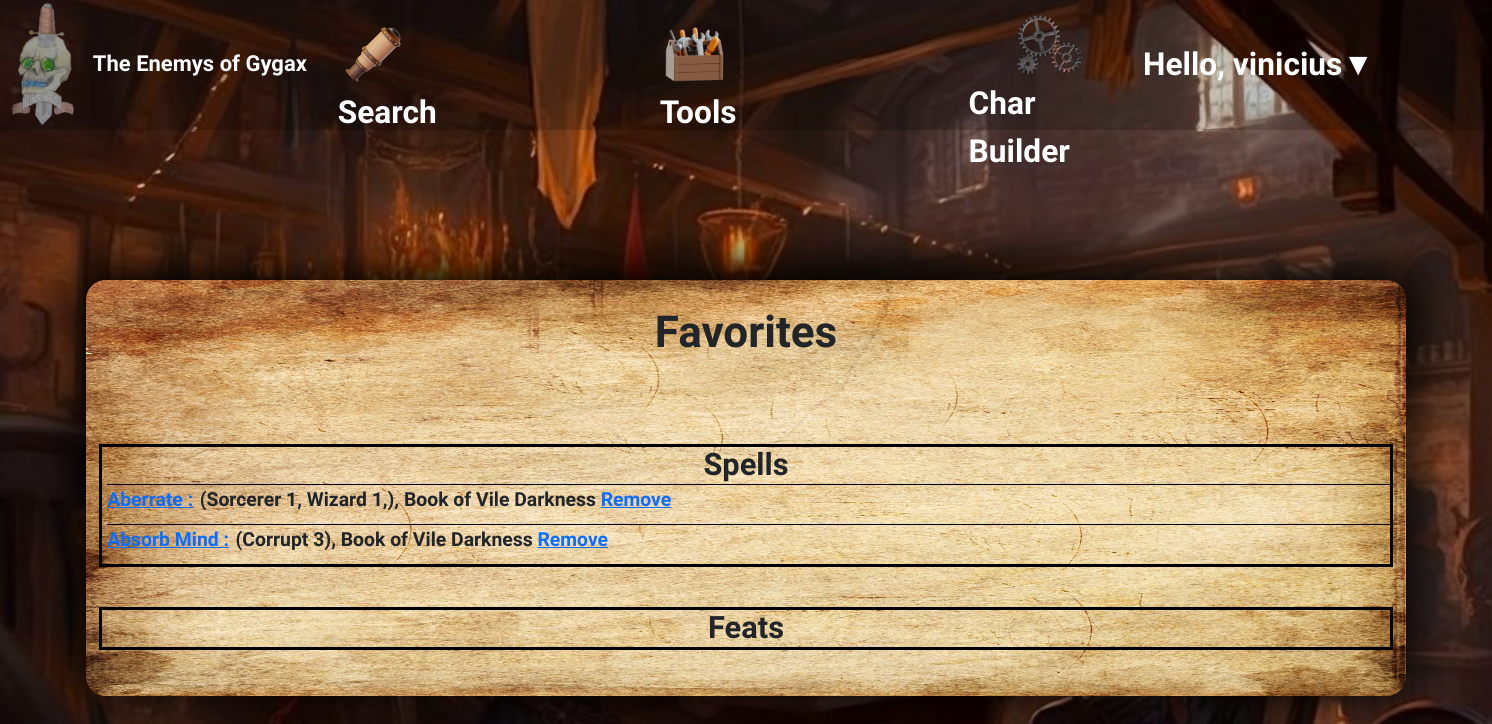
The app's page /favorites/ (signed in) with its own data.
### main/models.py (models this page shows, shortened)
class Spells(models.Model):
    name = models.CharField(max_length=50)
    Edition = models.CharField(max_length=5)
    handbook = models.CharField(max_length=50)
    school = models.CharField(max_length=50)
    components = models.CharField(max_length=500,null=True)
    level = models.CharField(max_length=200)
    casting_time =models.CharField(max_length=100)
    range = models.CharField(max_length=50)
    duration = models.CharField(max_length=20,null=True)
    category =  models.CharField(max_length=100)
    save_throw =  models.CharField(max_length=10)
    descript = models.TextField()
    spellresistance = models.CharField(max_length=10, default='Yes')
    area = models.CharField(max_length=50)

### main/views.py (the view)
# urls.py: path('favorites/',views.favorites, name='favorites'),
def favorites(request):
  fav_spell = []
  fav_feat = []
  spells = favorites_spells.objects.get(user_id=request.user.id)
  spell = spells.spell_id.split(',')[:-1]
  for i in spell:
    fav_spell.append(Spells.objects.get(id = i))
  feats =  favorites_feats.objects.get(user_id=request.user.id)
  feat = feats.feat_id.split(',')[:-1]
  for i in feat:
    fav_feat.append(Feats.objects.get(id = i))
  context = {'fav_spells':fav_spell,'fav_feats':fav_feat}
  return render(request,'main/favorites.html', context)

### main/templates/main/favorites.html (shortened to what this page needs)
{% extends 'main/base.html' %}
{% block content %}
  <h1 style="display: flex;justify-content:center;margin: 0 0 5%;font-weight: 800;">Favorites</h1>
  <div class="favorite">
    <div class="fav_block">
        <h3 style="display:flex;justify-content:center;margin: 0;font-weight: 800;">Spells</h3>
        <div class="fav_divs">
        {%for spell in fav_spells%}
        <div class="fav_text">
          <a href="{%url 'spell' spell.id%}" target="_blank"  >{{spell.name}} :</a><span>&emsp13;({{spell.level}}), {{spell.handbook}}</span>
          <a href="{% url 'favorite_spell' spell.id%}" method="post">Remove</a>
        </div>
        {%endfor%}
      </div>
    </div>
    <div class="fav_block">
     <h3 style="display:flex;justify-content:center;margin: 0;font-weight: 800;">Feats</h3>
      </div>
  </div>
{% endblock %}

### main/templates/main/base.html (shortened to what this page needs)
{%load static%}
{% load bootstrap5 %}
 <!DOCTYPE html>
 <html lang="en">
 <head>
  <link rel="stylesheet" href="{% static 'css/style.css'%}">
  {%bootstrap_css%}
 </head>
 <body class="body">
    <div>
      <nav class="navbar navbar-expand-lg navbar-dark shadow-5-strong navbar-static-top" style="max-width: 100vw;position:sticky; top:0;background-color: rgba(0,0,0,.2);min-width: 100vw; ">
        <div class="container-fluid" style="flex-wrap: nowrap;padding-left: 0;">
            <div>
              <a class="navbar-brand" href="{%url 'index' %}" id="navbar_text">
                <img src="{% static 'css/logo_gygax.png'%}" alt="" id="logo"> The Enemys of Gygax</a>
            </div>
            <div class="finder_icons" >
              <div class="dropdown icon_finder"> <button style="display: flex;flex-direction: column;max-height: 110%;"><img src="{% static 'css/search_icon.png'%}" alt="Finder" class="icon_">Search </button>
              </div>
              <div class="dropdown icon_finder"> <button style="display: flex;flex-direction: column;max-height: 110%;"><img src="{% static 'css/toolicon.png'%}" alt="Tools" class="icon_">Tools </button>
              </div>
              <div >
                <a href="{% url 'char_builder'%}" class="dropdown_search header_cb" style="align-items: center;"><img src="{%static 'css/gearicon.png'%}" alt="Handbook"  class="icon_"><p style="font-size: 1.8rem;font-family: inherit;margin-bottom:0 ;color:white ;">Char Builder</p></a>
              </div>
             </div>
              <div class="log_div">
                {%if not user.is_authenticated %}
                  <div style="display: flex;">
                    <a class="nav-link" href="{%url 'login' %}" style="font-size: 1.8rem;margin-right: 2rem;">Login</a>
                    <a  class="nav-link" href="{%url 'register'%}" style="font-size: 1.8rem;margin-right: 10rem;">Sign up</a>
                  </div>
                {%else%}
                  <div class="dropdown">
                      <button>Hello, {{user.username}}▼</button>
                    </div>
                {%endif%}
              </div>
         </div>
        </nav>
    </div>
  <div class="container" >
    <div class="main_content" id="Builder_Content">
        {%block content%}{% endblock content%}
    </div>
  </div>
 </body>
 </html>

### main/static/css/style.css (style rules this page uses)
* { font-family: 'MedievalSharp'; font-size: 1.1rem; font-weight: 600; box-sizing:border-box; }
.navbar { position:sticky; }
div { max-width: 80%vw; }
.body { background-image: url(background.jpg); background-size: cover; }
.dropdown_search { display: flex; gap: 1rem; }
.finder_icons { height: 10rem; display: flex; max-height: 110px; }
.container { padding: 1.5rem; margin: 150px 0px 20px 0px; background-image: url(handbook.jpg); min-width: min-content; background-size: 100% 100%; background-repeat: no-repeat; align-items: center; border-radius: 20px; box-shadow: -2px -10px 50px 10px black; }
.container-fluid { max-height: 100%; }
.navbar { height: 130px; color: white; background-color: black; }
.icon_ { max-width: fit-content; max-height: 4rem; cursor: pointer; }
.icon_finder { max-height: 100%; display: flex; flex-direction: column; justify-content: center; }
#logo { width: 5rem; height: 100%; }
.favorite { display: flex; flex-direction:column; }
.fav_divs { display: flex; margin: 0; flex-direction:column; }
.fav_text { margin : 0px 0 10px 5px ; border-top : 1px solid black; }
.fav_block { border: 3px solid black; margin :20px 0 20px; display: flex; flex-direction: column; }
.dropdown button { background-color: rgba(68, 67, 67, 0); color: #fff; padding: 0.5rem 0.75rem; border: none; cursor: pointer; }
.dropdown { color: #fff; display: inline-block; width: 20rem; font-size: 1.8rem; }
.header_cb { display: flex; flex-direction: column; text-decoration: none; gap: 0; }

### records on screen
Spells: name "Aberrate", level "Sorcerer 1, Wizard 1,", handbook "Book of Vile Darkness"
Spells: name "Absorb Mind", level "Corrupt 3", handbook "Book of Vile Darkness"

### other values on screen
{{ user.username }} "vinicius"
